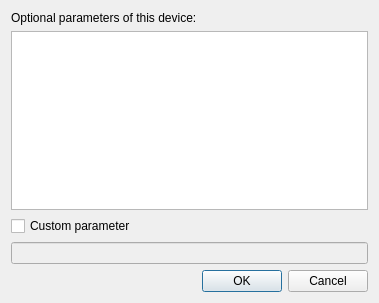
<?xml version="1.0" encoding="UTF-8"?>
<ui version="4.0">
 <class>Dialog</class>
 <widget class="QDialog" name="Dialog">
  <property name="geometry">
   <rect>
    <x>0</x>
    <y>0</y>
    <width>379</width>
    <height>303</height>
   </rect>
  </property>
  <property name="windowTitle">
   <string>New parameter...</string>
  </property>
  <layout class="QVBoxLayout" name="verticalLayout">
   <item>
    <widget class="QLabel" name="labelHeader">
     <property name="text">
      <string>Optional parameters of this device:</string>
     </property>
    </widget>
   </item>
   <item>
    <widget class="QListWidget" name="listWidgetSelectParameter"/>
   </item>
   <item>
    <widget class="QCheckBox" name="checkBoxCustomParameter">
     <property name="text">
      <string>Custom parameter</string>
     </property>
    </widget>
   </item>
   <item>
    <widget class="QLineEdit" name="lineEditCustomParameter">
     <property name="enabled">
      <bool>false</bool>
     </property>
    </widget>
   </item>
   <item>
    <widget class="QDialogButtonBox" name="buttonBox">
     <property name="orientation">
      <enum>Qt::Horizontal</enum>
     </property>
     <property name="standardButtons">
      <set>QDialogButtonBox::Cancel|QDialogButtonBox::Ok</set>
     </property>
    </widget>
   </item>
  </layout>
 </widget>
 <resources/>
 <connections>
  <connection>
   <sender>buttonBox</sender>
   <signal>accepted()</signal>
   <receiver>Dialog</receiver>
   <slot>accept()</slot>
   <hints>
    <hint type="sourcelabel">
     <x>248</x>
     <y>254</y>
    </hint>
    <hint type="destinationlabel">
     <x>157</x>
     <y>274</y>
    </hint>
   </hints>
  </connection>
  <connection>
   <sender>buttonBox</sender>
   <signal>rejected()</signal>
   <receiver>Dialog</receiver>
   <slot>reject()</slot>
   <hints>
    <hint type="sourcelabel">
     <x>316</x>
     <y>260</y>
    </hint>
    <hint type="destinationlabel">
     <x>286</x>
     <y>274</y>
    </hint>
   </hints>
  </connection>
  <connection>
   <sender>checkBoxCustomParameter</sender>
   <signal>toggled(bool)</signal>
   <receiver>lineEditCustomParameter</receiver>
   <slot>setVisible(bool)</slot>
   <hints>
    <hint type="sourcelabel">
     <x>189</x>
     <y>232</y>
    </hint>
    <hint type="destinationlabel">
     <x>189</x>
     <y>258</y>
    </hint>
   </hints>
  </connection>
  <connection>
   <sender>checkBoxCustomParameter</sender>
   <signal>toggled(bool)</signal>
   <receiver>labelHeader</receiver>
   <slot>setDisabled(bool)</slot>
   <hints>
    <hint type="sourcelabel">
     <x>189</x>
     <y>232</y>
    </hint>
    <hint type="destinationlabel">
     <x>189</x>
     <y>11</y>
    </hint>
   </hints>
  </connection>
  <connection>
   <sender>checkBoxCustomParameter</sender>
   <signal>toggled(bool)</signal>
   <receiver>listWidgetSelectParameter</receiver>
   <slot>setDisabled(bool)</slot>
   <hints>
    <hint type="sourcelabel">
     <x>189</x>
     <y>232</y>
    </hint>
    <hint type="destinationlabel">
     <x>189</x>
     <y>120</y>
    </hint>
   </hints>
  </connection>
 </connections>
</ui>
